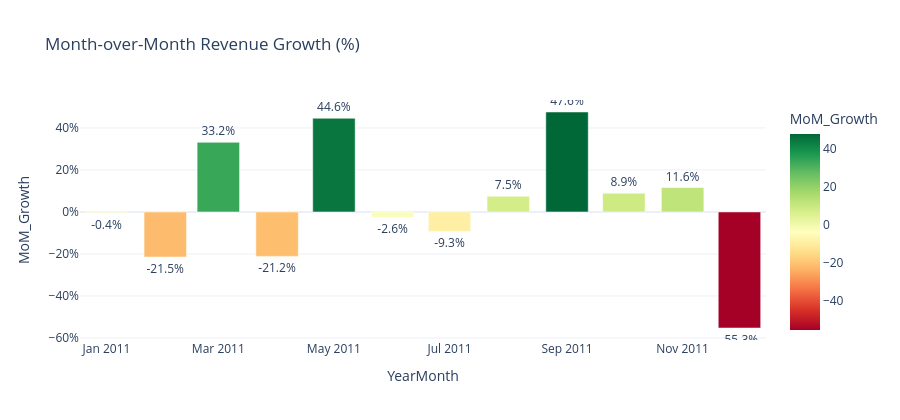

Source (notebook cell):
### Code cell
# Month-over-month growth
monthly['MoM_Growth'] = monthly['Revenue'].pct_change() * 100
fig = px.bar(
    monthly.dropna(subset=['MoM_Growth']),
    x='YearMonth', y='MoM_Growth',
    title='Month-over-Month Revenue Growth (%)',
    color='MoM_Growth',
    color_continuous_scale='RdYlGn',
    text=monthly.dropna(subset=['MoM_Growth'])['MoM_Growth'].apply(lambda x: f'{x:.1f}%')
)
fig.update_traces(textposition='outside')
fig.update_layout(template='plotly_white', height=420)
fig.update_yaxes(ticksuffix='%')
fig.show()

### Figure 1 — Plotly figure (JSON) as saved in the notebook; plotly's stock layout.template omitted (floating-point values rounded to 4 significant figures)
{"data": [{"hovertemplate": "YearMonth=%{x}<br>MoM_Growth=%{marker.color}<br>text=%{text}<extra></extra>", "legendgroup": "", "marker": {"color": [-0.407, -21.48, 33.18, -21.16, 44.62, -2.555, -9.254, 7.528, 47.61, 8.936, 11.64, -55.27], "coloraxis": "coloraxis", "pattern": {"shape": ""}}, "name": "", "orientation": "v", "showlegend": false, "text": ["-0.4%", "-21.5%", "33.2%", "-21.2%", "44.6%", "-2.6%", "-9.3%", "7.5%", "47.6%", "8.9%", "11.6%", "-55.3%"], "textposition": "outside", "type": "bar", "x": ["2011-01", "2011-02", "2011-03", "2011-04", "2011-05", "2011-06", "2011-07", "2011-08", "2011-09", "2011-10", "2011-11", "2011-12"], "xaxis": "x", "y": [-0.407, -21.48, 33.18, -21.16, 44.62, -2.555, -9.254, 7.528, 47.61, 8.936, 11.64, -55.27], "yaxis": "y"}], "layout": {"barmode": "relative", "coloraxis": {"autocolorscale": false, "colorbar": {"title": {"text": "MoM_Growth"}}, "colorscale": [[0, "rgb(165,0,38)"], [0.1, "rgb(215,48,39)"], [0.2, "rgb(244,109,67)"], [0.3, "rgb(253,174,97)"], [0.4, "rgb(254,224,139)"], [0.5, "rgb(255,255,191)"], [0.6, "rgb(217,239,139)"], [0.7, "rgb(166,217,106)"], [0.8, "rgb(102,189,99)"], [0.9, "rgb(26,152,80)"], [1, "rgb(0,104,55)"]]}, "height": 420, "legend": {"tracegroupgap": 0}, "title": {"text": "Month-over-Month Revenue Growth (%)"}, "xaxis": {"anchor": "y", "domain": [0, 1], "title": {"text": "YearMonth"}}, "yaxis": {"anchor": "x", "domain": [0, 1], "ticksuffix": "%", "title": {"text": "MoM_Growth"}}}}
